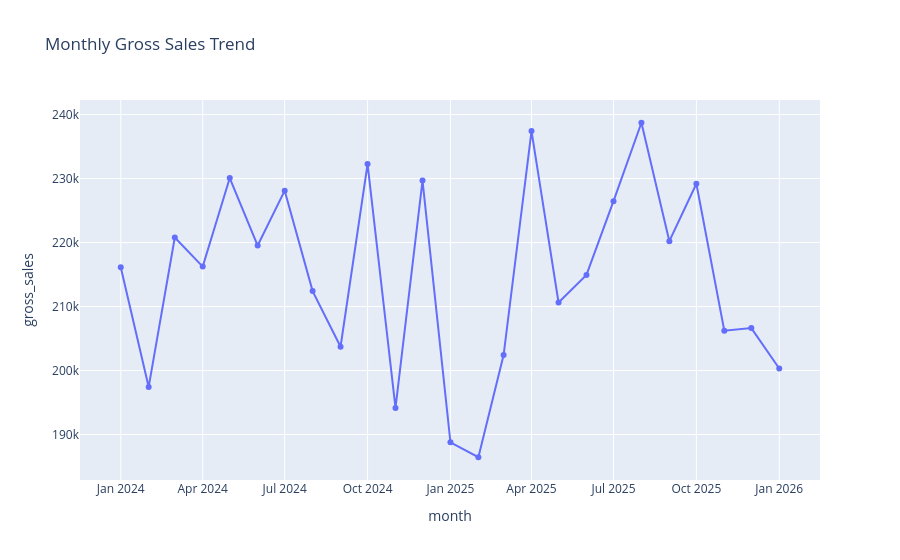

The code cell stored with this chart in its notebook:
### Code cell
# 2.
# Create a line chart for monthly sales.

monthly_df = (
    fulfilled
    .groupby(
        "month",
        as_index=False
    )["gross_sales"]
    .sum()
    .sort_values("month")
)

fig = px.line(
    monthly_df,
    x="month",
    y="gross_sales",
    markers=True,
    title="Monthly Gross Sales Trend"
)

# Add a caption/note at the bottom using annotations
fig.update_layout(
    annotations=[
        dict(
            text="<i>Monthly gross sales exhibit significant fluctuations over time, reaching major peaks near 240k around April and August 2025 before sharply declining toward early 2026.</i>",
            showarrow=False,
            xref="paper", 
            yref="paper",
            x=0.5, 
            y=-0.25,
            xanchor="center", 
            yanchor="top",
            font=dict(size=12)
        )
    ]
)

fig.show()

### Figure 1 — Plotly figure (JSON) as saved in the notebook; plotly's stock layout.template omitted (floating-point values rounded to 4 significant figures)
{"data": [{"hovertemplate": "month=%{x}<br>gross_sales=%{y}<extra></extra>", "legendgroup": "", "line": {"color": "#636efa", "dash": "solid"}, "marker": {"symbol": "circle"}, "mode": "lines+markers", "name": "", "orientation": "v", "showlegend": false, "type": "scatter", "x": ["2024-01", "2024-02", "2024-03", "2024-04", "2024-05", "2024-06", "2024-07", "2024-08", "2024-09", "2024-10", "2024-11", "2024-12", "2025-01", "2025-02", "2025-03", "2025-04", "2025-05", "2025-06", "2025-07", "2025-08", "2025-09", "2025-10", "2025-11", "2025-12", "2026-01"], "xaxis": "x", "y": [216100.0, 197400.0, 220800.0, 216200.0, 230100.0, 219500.0, 228100.0, 212400.0, 203700.0, 232300.0, 194200.0, 229700.0, 188800.0, 186400.0, 202400.0, 237400.0, 210600.0, 214900.0, 226500.0, 238700.0, 220200.0, 229200.0, 206200.0, 206600.0, 200300.0], "yaxis": "y"}], "layout": {"annotations": [{"font": {"size": 12}, "showarrow": false, "text": "<i>Monthly gross sales exhibit significant fluctuations over time, reaching major peaks near 240k around April and August 2025 before sharply declining toward early 2026.</i>", "x": 0.5, "xanchor": "center", "xref": "paper", "y": -0.25, "yanchor": "top", "yref": "paper"}], "legend": {"tracegroupgap": 0}, "title": {"text": "Monthly Gross Sales Trend"}, "xaxis": {"anchor": "y", "domain": [0, 1], "title": {"text": "month"}}, "yaxis": {"anchor": "x", "domain": [0, 1], "title": {"text": "gross_sales"}}}}
